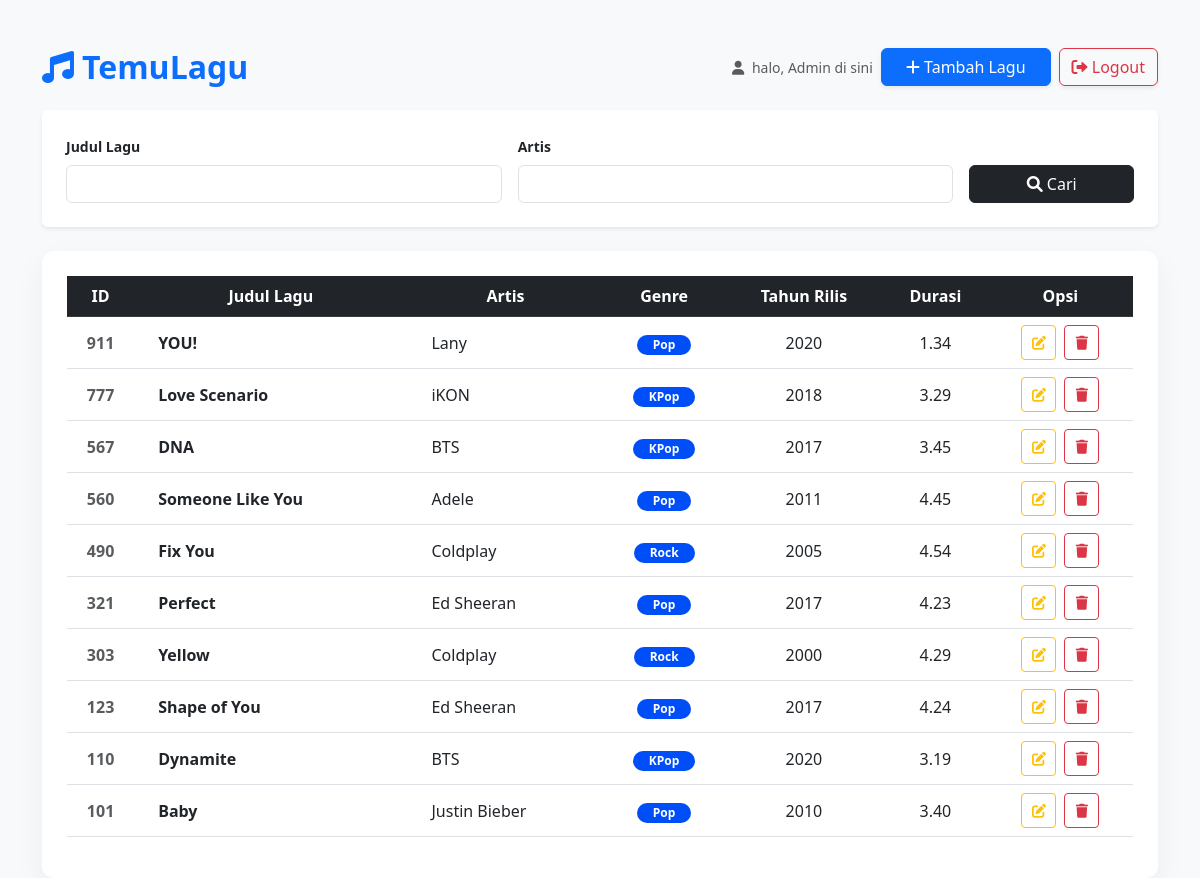
/index.php (signed in), run on the app's committed database.
### tables this page shows
CREATE TABLE `lagu` (
  `ID` int(11) NOT NULL,
  `Judul` varchar(255) NOT NULL,
  `Artis` varchar(255) NOT NULL,
  `Genre` varchar(255) NOT NULL,
  `Tahun_Rilis` int(11) NOT NULL,
  `Durasi` decimal(4,2) NOT NULL
);

### proses_index.php (called while the page is built, shortened)
<?php
include 'koneksi.php';
$per_halaman = 10;
$halaman = (isset($_GET['halaman']) && is_numeric($_GET['halaman']) && $_GET['halaman'] > 0)
            ? (int)$_GET['halaman']
            : 1;
$offset = ($halaman - 1) * $per_halaman;
$search_judul = isset($_GET['judul']) ? trim($_GET['judul']) : '';
$search_artis = isset($_GET['artis']) ? trim($_GET['artis']) : '';
$conditions = [];
$params = [];
$types = '';
$where = $conditions ? "WHERE " . implode(" AND ", $conditions) : "";
$sql_data = "SELECT * FROM lagu $where ORDER BY ID DESC LIMIT ? OFFSET ?";
$stmt_data = $conn->prepare($sql_data);
$params_data = [...$params, $per_halaman, $offset];
$types_data = $types . 'ii';
$stmt_data->bind_param($types_data, ...$params_data);
$stmt_data->execute();
$result = $stmt_data->get_result();
?>

### index.php (the view, shortened to what this page needs)
<?php include 'proses_index.php'; ?>
<!DOCTYPE html>
<html lang="en">
    <head>
        <link href="https://cdn.jsdelivr.net/npm/bootstrap@5.3.0/dist/css/bootstrap.min.css" rel="stylesheet">
        <link rel="stylesheet" href="https://cdnjs.cloudflare.com/ajax/libs/font-awesome/6.0.0/css/all.min.css">
    </head>
    <body>
        <div class="container mt-5">
        <div class="d-flex justify-content-between align-items-center mb-4">
            <h2 class="text-primary fw-bold mb-0">
                <i class="fas fa-music me-2"></i>TemuLagu
            </h2>
            <div class="d-flex align-items-center gap-2">
                <span class="text-muted small">
                    <i class="fas fa-user me-1"></i> halo, <?= htmlspecialchars($_SESSION['nama']) ?> di sini
                </span>
                <a href="tambah_lagu.php" class="btn btn-primary px-4 shadow-sm">
                    <i class="fas fa-plus"></i> Tambah Lagu
                </a>
                <a href="logout.php" class="btn btn-outline-danger shadow-sm">
                    <i class="fas fa-sign-out-alt"></i> Logout
                </a>
            </div>
        </div>
        <div class="card border-0 shadow-sm mb-4">
            <div class="card-body p-4">
                <form method="GET" class="row g-3">
                    <div class="col-md-5">
                        <label class="form-label small fw-bold">Judul Lagu</label>
                        <input type="text" name="judul" class="form-control" value="<?= htmlspecialchars($search_judul) ?>">
                    </div>
                    <div class="col-md-5">
                        <label class="form-label small fw-bold">Artis</label>
                        <input type="text" name="artis" class="form-control" value="<?= htmlspecialchars($search_artis) ?>">
                    </div>
                    <div class="col-md-2 d-flex align-items-end">
                        <button type="submit" class="btn btn-dark w-100">
                            <i class="fas fa-search"></i> Cari
                        </button>
                    </div>
                </form>
            </div>
        </div>
        <div class="table-container">
            <div class="table-responsive">
                <table class="table table-hover align-middle text-center">
                    <thead class="table-dark">
                        <tr>
                            <th>ID</th>
                            <th>Judul Lagu</th>
                            <th>Artis</th>
                            <th>Genre</th>
                            <th>Tahun Rilis</th>
                            <th>Durasi</th>
                            <th>Opsi</th>
                        </tr>
                    </thead>
                    <tbody>
                        <?php if ($result->num_rows > 0): ?>
                            <?php while ($row = $result->fetch_assoc()): ?>
                        <tr>
                            <td class="fw-bold text-muted"><?= $row['ID'] ?></td>
                            <td class="text-start ps-4 fw-bold"><?= htmlspecialchars($row['Judul']) ?></td>
                            <td class="text-start ps-4"><?= htmlspecialchars($row['Artis']) ?></td>
                            <td>
                                <span class="badge badge-genre rounded-pill px-3">
                                    <?= htmlspecialchars($row['Genre']) ?>
                                </span>
                            </td>
                            <td><?= $row['Tahun_Rilis'] ?></td>
                            <td class="text-nowrap">
                                <?php
                                    $val = (string)$row['Durasi'];
                                    if (strpos($val, '.') !== false) {
                                        $parts = explode('.', $val);
                                        $menit = $parts[0];
                                        $detik = str_pad($parts[1], 2, "0", STR_PAD_RIGHT);
                                        echo $menit . "." . $detik;
                                    } else {
                                        echo $val . ":00";
                                    }
                                ?>
                            </td>
                            <td>
                                <div class="d-flex justify-content-center gap-2">
                                    <a href="edit.php?id=<?= $row['ID'] ?>" class="btn btn-sm btn-outline-warning btn-action">
                                        <i class="fas fa-edit"></i>
                                    </a>
                                    <a href="hapus.php?id=<?= $row['ID'] ?>" class="btn btn-sm btn-outline-danger btn-action" onclick="return confirm('Yakin ingin hapus lagu ini?')">
                                        <i class="fas fa-trash"></i>
                                    </a>
                                </div>
                            </td>
                        </tr>
                    <?php endwhile; ?>
                    <?php else: ?>
                    <tr>
                        <td colspan="7" class="text-center py-5 text-muted">Lagu tidak ditemukan.</td>
                    </tr>
                    <?php endif; ?>
                </tbody>
            </table>
        </div>
        </div>
        </div>
    </body>
</html>

### index.php (style rules this page uses)
body { background-color: #f8f9fa; }
.table-container { background: white; border-radius: 12px; padding: 25px; box-shadow: 0 10px 30px rgba(0,0,0,0.05); }
.badge-genre { background-color: #004ef7; color: white; }
.btn-action { width: 35px; height: 35px; display: inline-flex; align-items: center; justify-content: center; }

### data on the page
lagu: ID "911", Judul "YOU!", Artis "Lany", Genre "Pop", Tahun_Rilis "2020", Durasi "1", Durasi "34"
lagu: ID "777", Judul "Love Scenario", Artis "iKON", Genre "KPop", Tahun_Rilis "2018", Durasi "3", Durasi "29"
lagu: ID "567", Judul "DNA", Artis "BTS", Genre "KPop", Tahun_Rilis "2017", Durasi "3", Durasi "45"
lagu: ID "560", Judul "Someone Like You", Artis "Adele", Genre "Pop", Tahun_Rilis "2011", Durasi "4", Durasi "45"
lagu: ID "490", Judul "Fix You", Artis "Coldplay", Genre "Rock", Tahun_Rilis "2005", Durasi "4", Durasi "54"
lagu: ID "321", Judul "Perfect", Artis "Ed Sheeran", Genre "Pop", Tahun_Rilis "2017", Durasi "4", Durasi "23"
lagu: ID "303", Judul "Yellow", Artis "Coldplay", Genre "Rock", Tahun_Rilis "2000", Durasi "4", Durasi "29"
lagu: ID "123", Judul "Shape of You", Artis "Ed Sheeran", Genre "Pop", Tahun_Rilis "2017", Durasi "4", Durasi "24"
lagu: ID "110", Judul "Dynamite", Artis "BTS", Genre "KPop", Tahun_Rilis "2020", Durasi "3", Durasi "19"
lagu: ID "101", Judul "Baby", Artis "Justin Bieber", Genre "Pop", Tahun_Rilis "2010", Durasi "3", Durasi "40"

### other printed values
$_SESSION['nama'] "Admin"
